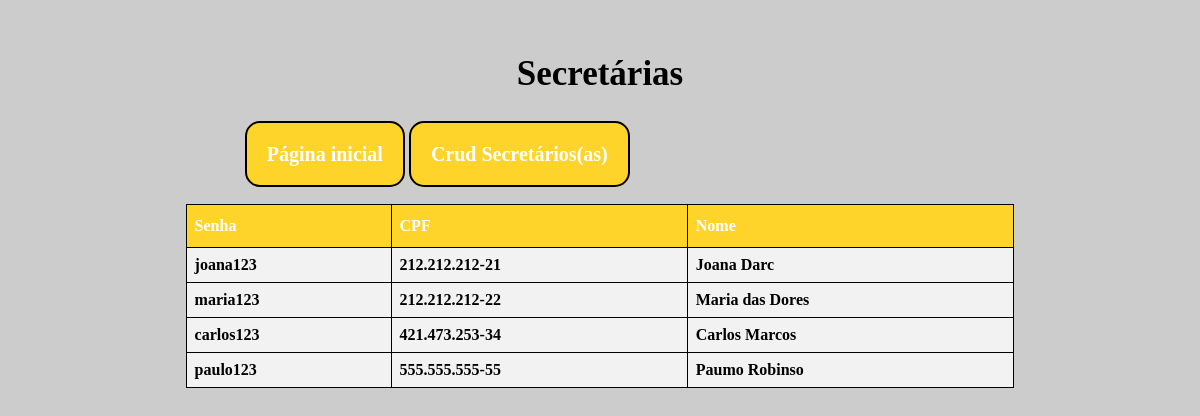
The app's page /php/adm_ver_sec.php (signed in) with its own data.
### tables this page shows
CREATE TABLE `secretaria` (
  `cpf_sec` varchar(14) NOT NULL,
  `nome_sec` varchar(50) NOT NULL,
  `senha_sec` varchar(32) NOT NULL
);

### php/adm_ver_sec.php (the view, shortened to what this page needs)
<?php
include 'conexao.php';
$sql = "SELECT * FROM secretaria";
$resultado = $connect->query($sql);
?>
<!DOCTYPE html>
<html lang="pt-br">
<head>
</head>
<body>
    <a href="adm_crud.php">Página inicial</a>
    <a href="adm_cadastrar_secretarias.php">Crud Secretários(as)</a>
    <h1>Secretárias</h1>
    <div align="center">
        <table border="1px " id="emp">
            <thead>
                <tr>
                    <th>Senha</th>
                    <th>CPF</th>
                    <th>Nome</th>
                </tr>
            </thead>
            <tbody>
         <?php
             if(mysqli_num_rows($resultado) > 0){
                foreach ($resultado as $res) {
                    echo '<tr><td>'.utf8_encode($res["senha_sec"]).'</td><td>'.utf8_encode($res["cpf_sec"]).'</td><td>'.utf8_encode($res["nome_sec"]).'</td></tr>';
                }
            }
        ?>
            </tbody>
        </table>
    </div>
</body>
</html>

### php/adm_ver_sec.php (style rules this page uses)
body { font-family: cursive; background-color: #ccc; font-weight: bold; }
h1 { text-align: center; color: #000; font-size: 35px; }
a { position: relative; top: 135px; left: 20%; transform: translateX(-50%); margin-top: 60px; text-decoration: none; border: 2px solid #000; background-color: #FFD42A; padding: 20px; border-radius: 15px; color: #fff; font-weight: bold; font-size: 20px; }
#emp { margin-top: 110px; border-collapse: collapse; width: 70%; }
#emp td, #emp th { border: 1px solid #000; padding: 8px; }
#emp tr:nth-child(n) { background-color: #f2f2f2; }
#emp th { padding-top: 12px; padding-bottom: 12px; text-align: left; background-color: #FFD42A; color: white; }

### records on screen
secretaria: senha_sec "joana123", cpf_sec "212.212.212-21", nome_sec "Joana Darc"
secretaria: senha_sec "maria123", cpf_sec "212.212.212-22", nome_sec "Maria das Dores"
secretaria: senha_sec "carlos123", cpf_sec "421.473.253-34", nome_sec "Carlos Marcos"
secretaria: senha_sec "paulo123", cpf_sec "555.555.555-55", nome_sec "Paumo Robinso"
